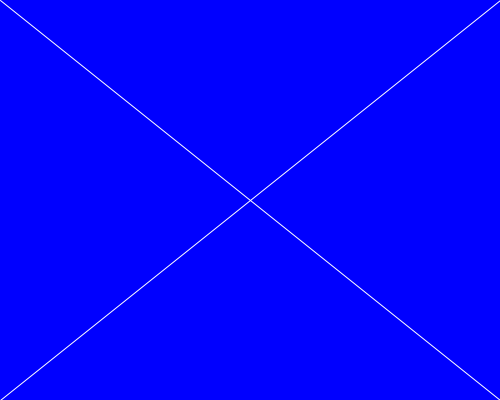
Frame 1 (no input)
Frame 60 (the mouse pressed at the canvas centre just before this capture): identical to frame 1, image omitted
Frame 120 (the mouse held since frame 60 and released just before this capture): identical to frame 1, image omitted

The Processing sketch that drew this single still picture (run headless with seeded random() and noise(); from frame 60 on, the mouse is pressed at the canvas centre):

// Processing sketch: sketch4
// ── sketch4.pde
void setup() {
  size(500, 400);
}

void draw() {
  background(0, 0, 255);
  
  stroke(255);
  line(0, 0, width, height);
  line(0, height, width, 0);
}
